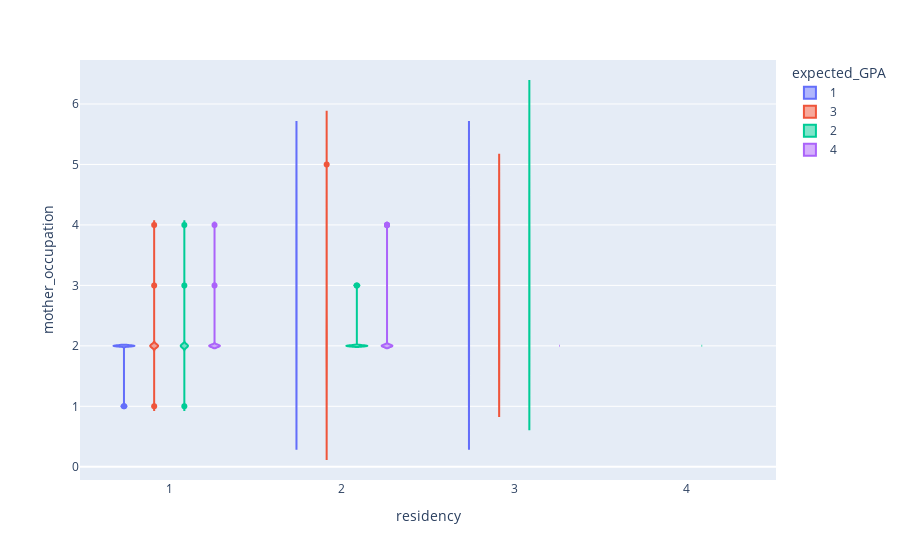

The code cell stored with this chart in its notebook:
### Code cell
px.violin(highly_correlated_df, x='residency', y='mother_occupation', color='expected_GPA')

### Figure 1 — Plotly figure (JSON) as saved in the notebook; plotly's stock layout.template omitted (floating-point values rounded to 4 significant figures)
{"data": [{"alignmentgroup": "True", "box": {"visible": false}, "hovertemplate": "expected_GPA=1<br>residency=%{x}<br>mother_occupation=%{y}<extra></extra>", "legendgroup": "1", "marker": {"color": "#636efa"}, "name": "1", "offsetgroup": "1", "orientation": "v", "scalegroup": "True", "showlegend": true, "type": "violin", "x": [1, 3, 3, 1, 1, 1, 1, 2, 1, 3, 2, 1, 2, 1, 1, 1], "x0": " ", "xaxis": "x", "y": [2, 4, 3, 2, 2, 2, 2, 2, 2, 2, 4, 1, 3, 2, 2, 1], "y0": " ", "yaxis": "y"}, {"alignmentgroup": "True", "box": {"visible": false}, "hovertemplate": "expected_GPA=3<br>residency=%{x}<br>mother_occupation=%{y}<extra></extra>", "legendgroup": "3", "marker": {"color": "#EF553B"}, "name": "3", "offsetgroup": "3", "orientation": "v", "scalegroup": "True", "showlegend": true, "type": "violin", "x": [1, 3, 3, 1, 1, 2, 2, 1, 1, 2, 2, 1, 1, 1, 1, 1, 2, 2, 1, 1, 2, 1, 1, 2, 1, 1, 1, 2, 1, 2, 2, 1, 1, 1, 1, 3, 3, 3, 3, 3, 1, 1, 2, 2, 1, 2, 2, 2, 1, 3, 3, 1, 1, 2, 1, 3, 3, 2, 2, 1, 3], "x0": " ", "xaxis": "x", "y": [2, 2, 3, 2, 2, 2, 2, 2, 2, 4, 2, 2, 2, 4, 2, 2, 2, 3, 2, 2, 5, 2, 2, 4, 2, 2, 2, 2, 2, 2, 2, 2, 2, 2, 3, 2, 4, 2, 3, 2, 2, 1, 1, 3, 2, 1, 4, 2, 2, 4, 2, 2, 2, 3, 2, 4, 4, 2, 2, 2, 3], "y0": " ", "yaxis": "y"}, {"alignmentgroup": "True", "box": {"visible": false}, "hovertemplate": "expected_GPA=2<br>residency=%{x}<br>mother_occupation=%{y}<extra></extra>", "legendgroup": "2", "marker": {"color": "#00cc96"}, "name": "2", "offsetgroup": "2", "orientation": "v", "scalegroup": "True", "showlegend": true, "type": "violin", "x": [2, 2, 4, 2, 1, 1, 2, 1, 2, 1, 1, 2, 1, 1, 1, 1, 1, 3, 1, 1, 1, 1, 1, 3, 1, 2, 2, 3, 3, 2, 1, 3, 3, 3, 3, 2, 3, 3], "x0": " ", "xaxis": "x", "y": [2, 2, 2, 2, 2, 2, 3, 2, 2, 2, 2, 2, 2, 2, 2, 2, 2, 2, 4, 2, 2, 1, 2, 4, 3, 2, 2, 2, 2, 3, 2, 3, 4, 3, 4, 2, 3, 5], "y0": " ", "yaxis": "y"}, {"alignmentgroup": "True", "box": {"visible": false}, "hovertemplate": "expected_GPA=4<br>residency=%{x}<br>mother_occupation=%{y}<extra></extra>", "legendgroup": "4", "marker": {"color": "#ab63fa"}, "name": "4", "offsetgroup": "4", "orientation": "v", "scalegroup": "True", "showlegend": true, "type": "violin", "x": [1, 3, 2, 2, 1, 2, 2, 3, 2, 1, 1, 1, 2, 2, 1, 1, 1, 2, 2, 2, 2, 1, 2, 2, 2, 2, 2, 2, 1, 1], "x0": " ", "xaxis": "x", "y": [2, 2, 4, 2, 2, 2, 2, 2, 2, 2, 3, 2, 2, 2, 2, 4, 2, 2, 2, 4, 2, 2, 2, 4, 2, 2, 2, 2, 2, 2], "y0": " ", "yaxis": "y"}], "layout": {"legend": {"title": {"text": "expected_GPA"}, "tracegroupgap": 0}, "margin": {"t": 60}, "violinmode": "group", "xaxis": {"anchor": "y", "domain": [0, 1], "title": {"text": "residency"}}, "yaxis": {"anchor": "x", "domain": [0, 1], "title": {"text": "mother_occupation"}}}}
